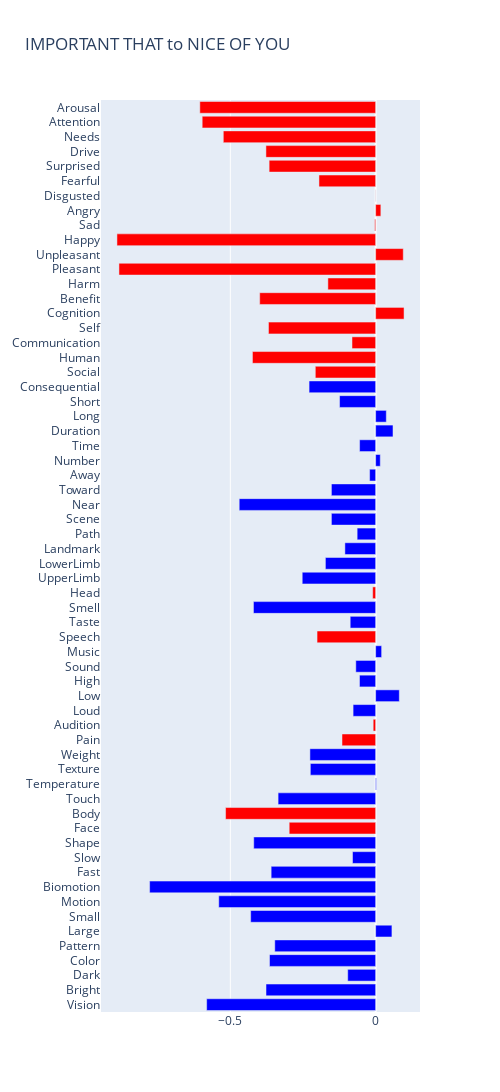

This figure's notebook cell:
### Code cell
# determine movement of features from 'important-that' to 'nice-of-you'
important_that_df = df[(df["construction"] == "nice-of-you") | (df["construction"] == "important-that")]


def subtract_important_that(group):
    nice_of_you = group.loc[group['construction'] == 'nice-of-you', feature_labels].reset_index(drop = True)
    construction = group.loc[group['construction'] == 'important-that', feature_labels].reset_index(drop = True)

    return nice_of_you.subtract(construction)


important_that_diffs = important_that_df.groupby("noun").apply(subtract_important_that).reset_index(level = 1, drop = True)

plot_diffs(important_that_diffs, "IMPORTANT THAT to NICE OF YOU")

### Figure 1 — Plotly figure (JSON) as saved in the notebook; plotly's stock layout.template omitted (floating-point values rounded to 4 significant figures)
{"data": [{"marker": {"color": ["blue", "blue", "blue", "blue", "blue", "blue", "blue", "blue", "blue", "blue", "blue", "blue", "red", "red", "blue", "blue", "blue", "blue", "red", "red", "blue", "blue", "blue", "blue", "blue", "red", "blue", "blue", "red", "blue", "blue", "blue", "blue", "blue", "blue", "blue", "blue", "blue", "blue", "blue", "blue", "blue", "blue", "red", "red", "red", "red", "red", "red", "red", "red", "red", "red", "red", "red", "red", "red", "red", "red", "red", "red", "red"]}, "orientation": "h", "type": "bar", "x": [-0.5815, -0.3773, -0.09613, -0.3652, -0.3471, 0.05605, -0.43, -0.5399, -0.7778, -0.3596, -0.07959, -0.4195, -0.2975, -0.5164, -0.3357, 0.002273, -0.2247, -0.2262, -0.1157, -0.008433, -0.07756, 0.08149, -0.05559, -0.06828, 0.0206, -0.2016, -0.08754, -0.4204, -0.01021, -0.2527, -0.1729, -0.1058, -0.06363, -0.1522, -0.4695, -0.1522, -0.02077, 0.01597, -0.05523, 0.05968, 0.03672, -0.1241, -0.229, -0.2076, -0.4239, -0.08135, -0.3688, 0.09775, -0.399, -0.1643, -0.8833, 0.09508, -0.8902, -0.003184, 0.01791, 0.0004724, -0.195, -0.3665, -0.3775, -0.5242, -0.5969, -0.605], "y": ["Vision", "Bright", "Dark", "Color", "Pattern", "Large", "Small", "Motion", "Biomotion", "Fast", "Slow", "Shape", "Face", "Body", "Touch", "Temperature", "Texture", "Weight", "Pain", "Audition", "Loud", "Low", "High", "Sound", "Music", "Speech", "Taste", "Smell", "Head", "UpperLimb", "LowerLimb", "Landmark", "Path", "Scene", "Near", "Toward", "Away", "Number", "Time", "Duration", "Long", "Short", "Consequential", "Social", "Human", "Communication", "Self", "Cognition", "Benefit", "Harm", "Pleasant", "Unpleasant", "Happy", "Sad", "Angry", "Disgusted", "Fearful", "Surprised", "Drive", "Needs", "Attention", "Arousal"]}], "layout": {"height": 1500, "title": {"text": "IMPORTANT THAT to NICE OF YOU"}, "width": 500}}
